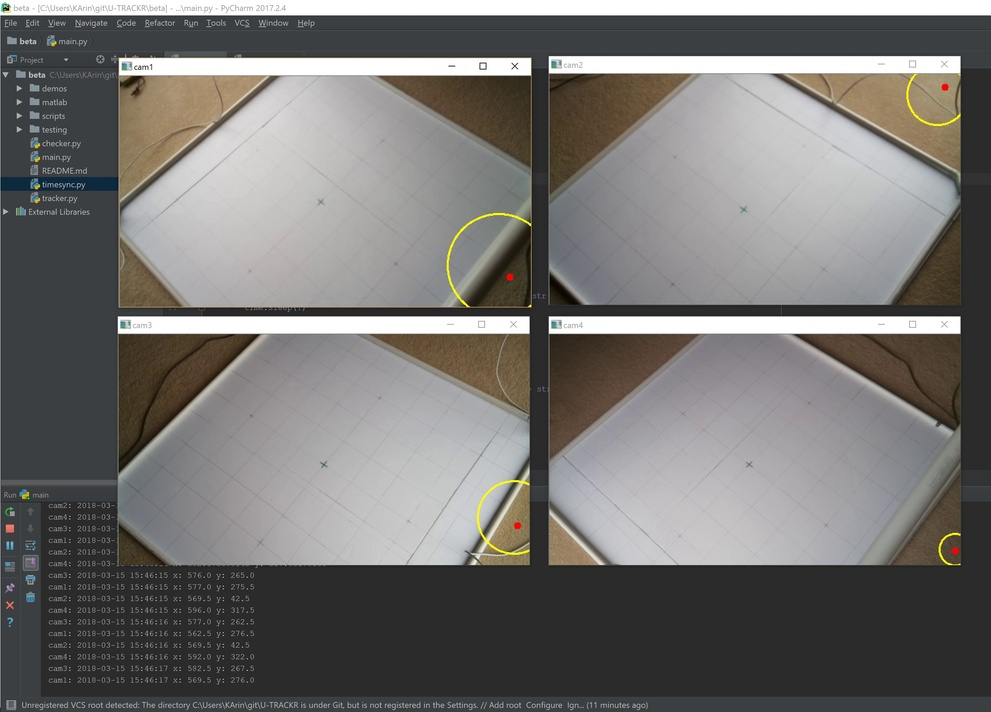
#> input picture beta/matlab/data/Example Camera Coords/all cameras.JPG, 991 x 712 px, shrunk from 2893 x 2079 before the run, given in place of the camera
$ python tracking.py
#> lines starting #> are read from the running program, lines starting #| are printed output that depends on the picture; after the words box and inside, x2 and y2 are one past the last pixel; in counts of white or black regions, pixels touching at a corner belong together
import cv2
import cv2 as cv
import numpy as np

kernel = np.ones((5,5),np.uint8)

# Take input from webcam
cap = cv2.VideoCapture(0)

# Reduce the size of video to 320x240 so rpi can process faster
cap.set(3,320)
cap.set(4,240)

def nothing(x):
    pass
# Creating a windows for later use
cv2.namedWindow('HueComp')
cv2.namedWindow('SatComp')
cv2.namedWindow('ValComp')
cv2.namedWindow('closing')
cv2.namedWindow('tracking')


# Creating track bar for min and max for hue, saturation and value
# You can adjust the defaults as you like
cv2.createTrackbar('hmin', 'HueComp',0,255,nothing)
cv2.createTrackbar('hmax', 'HueComp',120,255,nothing)

cv2.createTrackbar('smin', 'SatComp',8,255,nothing)
cv2.createTrackbar('smax', 'SatComp',100,255,nothing)

cv2.createTrackbar('vmin', 'ValComp',27,255,nothing)
cv2.createTrackbar('vmax', 'ValComp',100,255,nothing)

# [7 lines of commented-out code are left out]


while(1):

    buzz = 0
    _, frame = cap.read()
#> frame is the input picture: shape (712, 991, 3); mean B, G, R 113.5, 115.4, 117.1

    #converting to HSV
    hsv = cv2.cvtColor(frame,cv2.COLOR_BGR2HSV)
#> hsv: shape (712, 991, 3); mean H, S, V 63.7, 21.3, 119.2
    hue,sat,val = cv2.split(hsv)
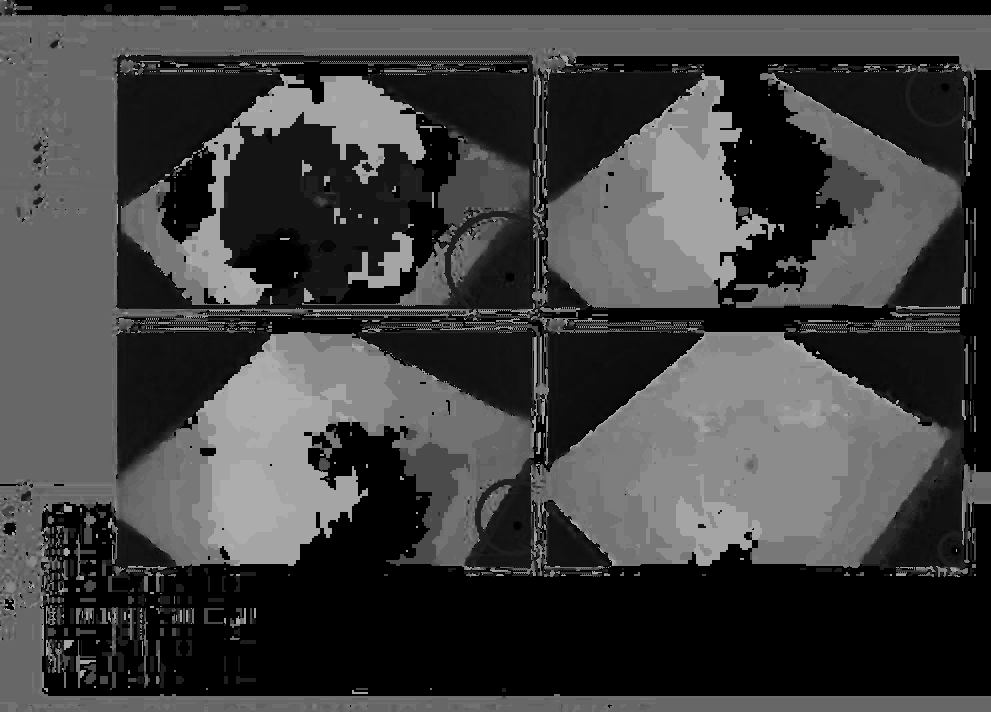
#> hue: shape (712, 991); min 0, max 179, mean 63.7
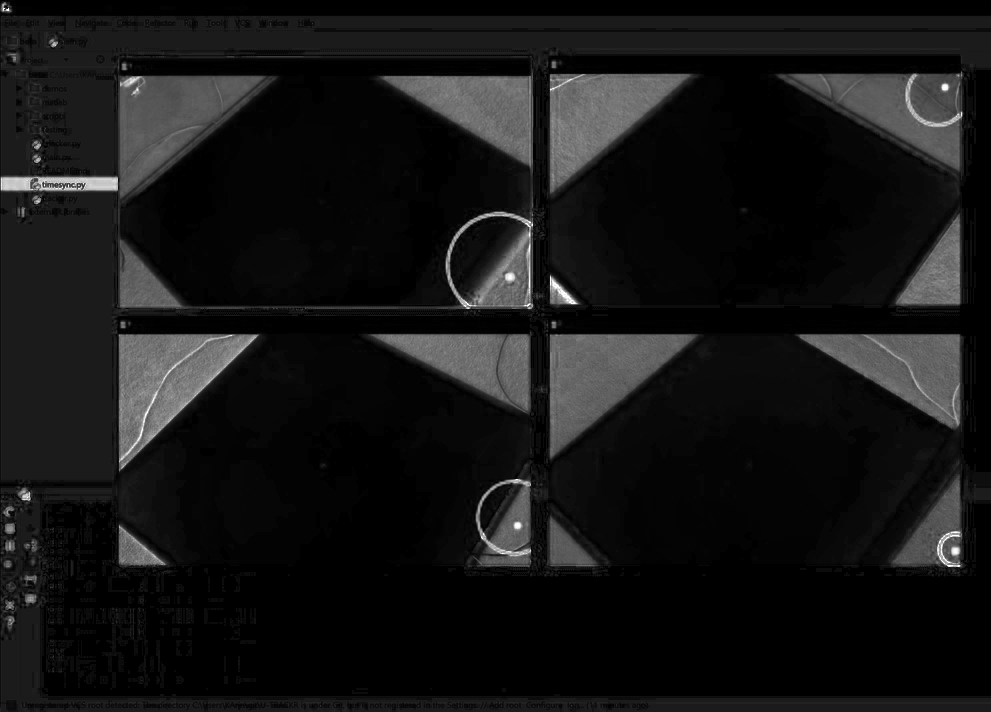
#> sat: shape (712, 991); min 0, max 255, mean 21.3

    # get info from track bar and appy to result
    hmn = cv2.getTrackbarPos('hmin','HueComp')
    hmx = cv2.getTrackbarPos('hmax','HueComp')


    smn = cv2.getTrackbarPos('smin','SatComp')
    smx = cv2.getTrackbarPos('smax','SatComp')


    vmn = cv2.getTrackbarPos('vmin','ValComp')
    vmx = cv2.getTrackbarPos('vmax','ValComp')

    # Apply thresholding
    hthresh = cv2.inRange(np.array(hue),np.array(hmn),np.array(hmx))
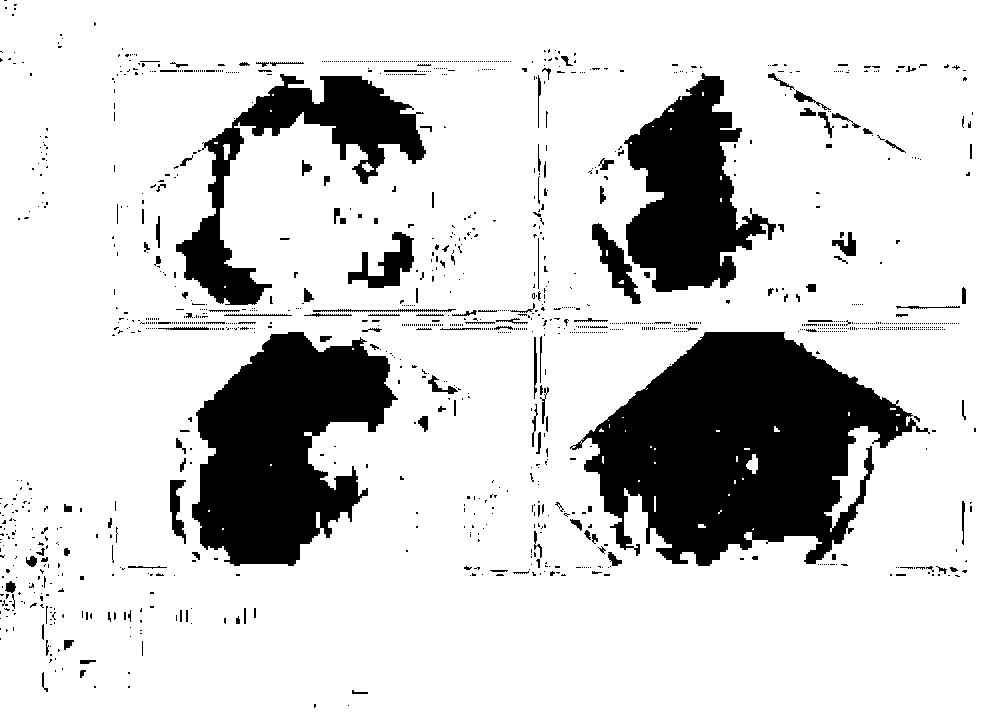
#> hthresh: shape (712, 991); 82.3% white; 1371 black regions (1215 under 20 px), largest, box (x1, y1, x2, y2) and area: (570, 332, 930, 566) 47901, (192, 332, 398, 566) 30020, (624, 73, 776, 292) 18101
    sthresh = cv2.inRange(np.array(sat),np.array(smn),np.array(smx))
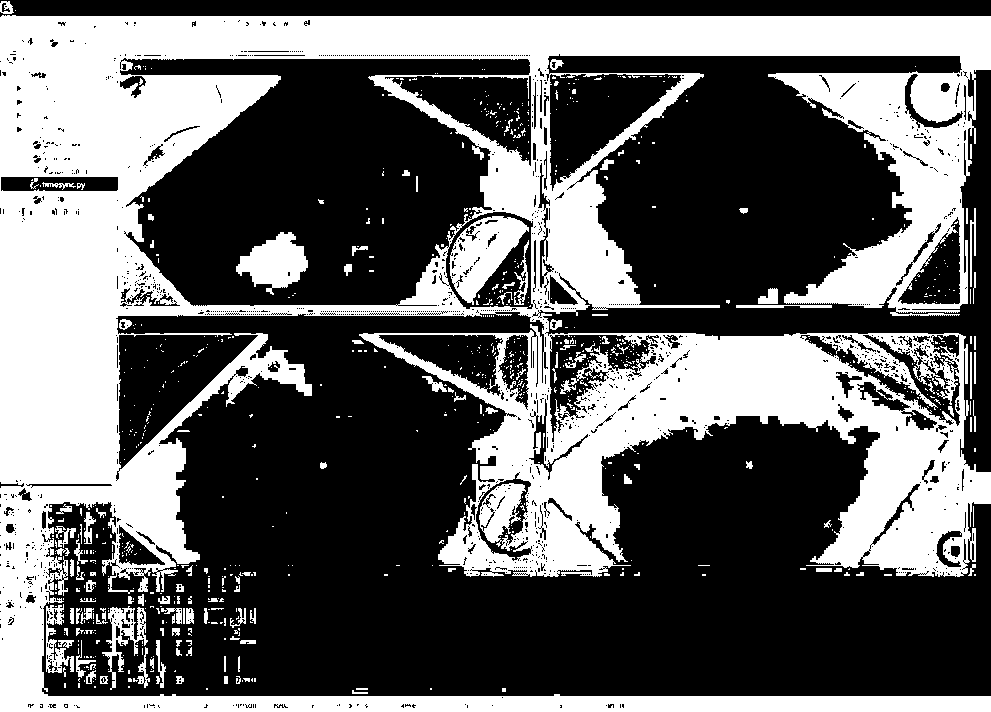
#> sthresh: shape (712, 991); 39% white; 838 white regions (708 under 20 px), largest, box (x1, y1, x2, y2) and area: (0, 15, 991, 712) 257342, (449, 216, 529, 305) 3559, (236, 232, 308, 295) 2582
    vthresh = cv2.inRange(np.array(val),np.array(vmn),np.array(vmx))
#> vthresh: shape (712, 991); 46.8% white; 222 white regions (208 under 20 px), largest, box (x1, y1, x2, y2) and area: (0, 16, 991, 712) 316132, (378, 76, 531, 169) 7118, (464, 222, 531, 307) 3172

    # AND h s and v
    tracking = cv2.bitwise_and(hthresh,cv2.bitwise_and(sthresh,vthresh))
#> tracking: shape (712, 991); 21.6% white; 821 white regions (684 under 20 px), largest, box (x1, y1, x2, y2) and area: (0, 16, 991, 712) 125704, (862, 450, 991, 577) 5588, (793, 334, 968, 448) 4780

    # Some morpholigical filtering
    dilation = cv2.dilate(tracking,kernel,iterations = 1)
#> dilation: shape (712, 991); 31.9% white; 63 white regions, largest, box (x1, y1, x2, y2) and area: (0, 14, 991, 712) 198869, (791, 332, 991, 579) 19591, (202, 606, 258, 646) 999
    closing = cv2.morphologyEx(dilation, cv2.MORPH_CLOSE, kernel)
#> closing: shape (712, 991); 32.6% white; 21 white regions, largest, box (x1, y1, x2, y2) and area: (0, 3, 991, 712) 207865, (791, 332, 991, 579) 20126, (734, 303, 834, 310) 676
    closing = cv2.GaussianBlur(closing,(5,5),0)
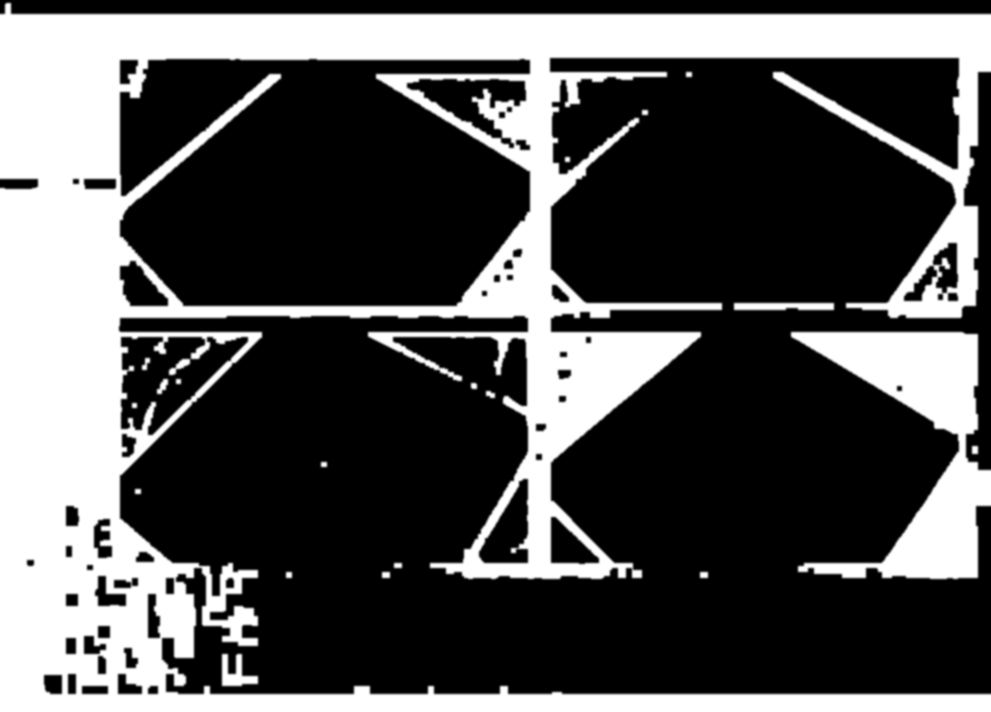
#> closing: shape (712, 991); min 0, max 255, mean 83.1

    # Detect circles using HoughCircles
    circles = cv2.HoughCircles(closing,cv2.HOUGH_GRADIENT,2,120,param1=120,param2=50,minRadius=10,maxRadius=0)
#> circles = 36 rows, first 8: [647, 615, 539.6], [761, 351, 254], [325, 507, 202], [481, 699, 420], [303, 335, 258], [407, 409, 286.4], [987, 629, 619], [739, 119, 238.8]
    # circles = np.uint16(np.around(circles))


    #Draw Circles
    if circles is not None:
            for i in circles[0,:]:
                # If the ball is far, draw it in green
                if int(round(i[2])) < 30:
                    cv2.circle(frame,(int(round(i[0])),int(round(i[1]))),int(round(i[2])),(0,255,0),5)
                    cv2.circle(frame,(int(round(i[0])),int(round(i[1]))),2,(0,255,0),10)
				# else draw it in red
                elif int(round(i[2])) > 35:
                    cv2.circle(frame,(int(round(i[0])),int(round(i[1]))),int(round(i[2])),(0,0,255),5)
                    cv2.circle(frame,(int(round(i[0])),int(round(i[1]))),2,(0,0,255),10)
                    buzz = 1
#> this loop made 36 passes
#> i on passes 1 to 12: [647, 615, 539.6], [761, 351, 254], [325, 507, 202], [481, 699, 420], [303, 335, 258], [407, 409, 286.4], [987, 629, 619], [739, 119, 238.8], [383, 619, 287.8], [313, 149, 208.8], [809, 641, 339.6], [813, 497, 195.8]
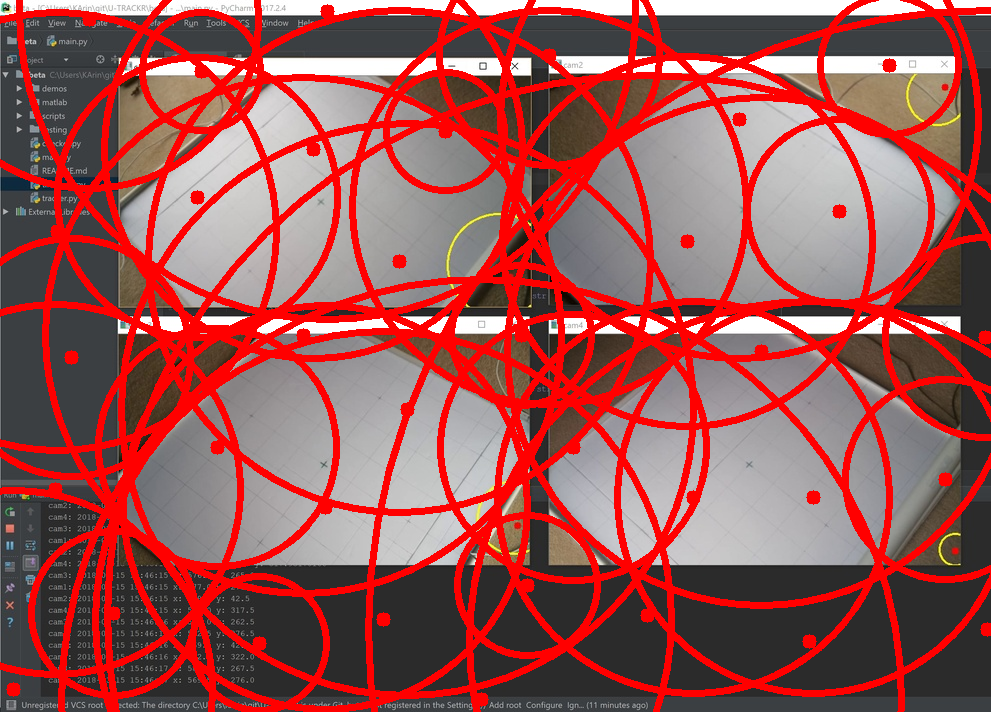
#> frame: shape (712, 991, 3); mean B, G, R 85, 86.1, 153.9

	#you can use the 'buzz' variable as a trigger to switch some GPIO lines on Rpi :)
    # print buzz
    # if buzz:
        # put your GPIO line here


    #Show the result in frames
    cv2.imshow('HueComp',hthresh)
    cv2.imshow('SatComp',sthresh)
    cv2.imshow('ValComp',vthresh)
    cv2.imshow('closing',closing)
    cv2.imshow('tracking',frame)

    k = cv2.waitKey(5) & 0xFF
#> (key Esc is pressed here)
    if k == 27:
        break

cap.release()

cv2.destroyAllWindows()
